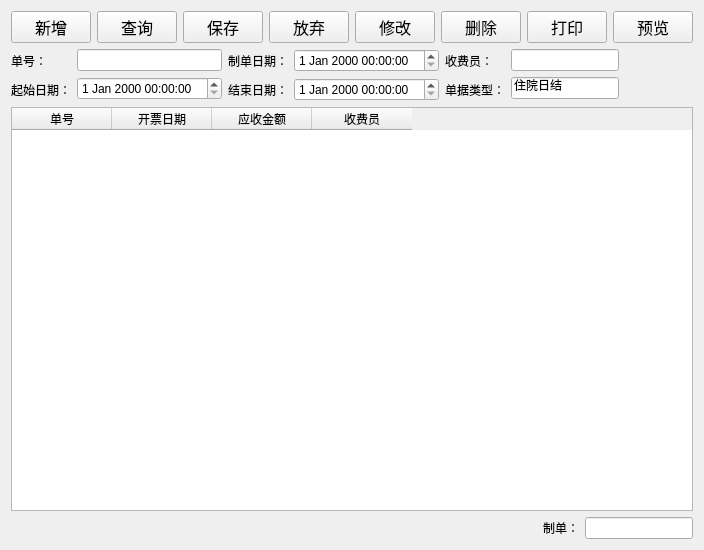
<?xml version="1.0" encoding="UTF-8"?>
<ui version="4.0">
 <class>Hospitalisationdailyreport</class>
 <widget class="QWidget" name="Hospitalisationdailyreport">
  <property name="geometry">
   <rect>
    <x>0</x>
    <y>0</y>
    <width>668</width>
    <height>550</height>
   </rect>
  </property>
  <property name="windowTitle">
   <string>Hospitalisationdailyreport</string>
  </property>
  <layout class="QVBoxLayout" name="verticalLayout_7">
   <item>
    <layout class="QHBoxLayout" name="horizontalLayout_15">
     <item>
      <widget class="QPushButton" name="addButton">
       <property name="font">
        <font>
         <family>Agency FB</family>
         <pointsize>12</pointsize>
        </font>
       </property>
       <property name="text">
        <string>新增</string>
       </property>
      </widget>
     </item>
     <item>
      <widget class="QPushButton" name="dailyreportqueryButton">
       <property name="font">
        <font>
         <family>Agency FB</family>
         <pointsize>12</pointsize>
        </font>
       </property>
       <property name="text">
        <string>查询</string>
       </property>
      </widget>
     </item>
     <item>
      <widget class="QPushButton" name="saveButton">
       <property name="font">
        <font>
         <family>Agency FB</family>
         <pointsize>12</pointsize>
        </font>
       </property>
       <property name="text">
        <string>保存</string>
       </property>
      </widget>
     </item>
     <item>
      <widget class="QPushButton" name="discardButton">
       <property name="font">
        <font>
         <family>Agency FB</family>
         <pointsize>12</pointsize>
        </font>
       </property>
       <property name="text">
        <string>放弃</string>
       </property>
      </widget>
     </item>
     <item>
      <widget class="QPushButton" name="editButton">
       <property name="font">
        <font>
         <family>Agency FB</family>
         <pointsize>12</pointsize>
        </font>
       </property>
       <property name="text">
        <string>修改</string>
       </property>
      </widget>
     </item>
     <item>
      <widget class="QPushButton" name="deleteButton">
       <property name="font">
        <font>
         <family>Agency FB</family>
         <pointsize>12</pointsize>
        </font>
       </property>
       <property name="text">
        <string>删除</string>
       </property>
      </widget>
     </item>
     <item>
      <widget class="QPushButton" name="printButton">
       <property name="font">
        <font>
         <family>Agency FB</family>
         <pointsize>12</pointsize>
        </font>
       </property>
       <property name="text">
        <string>打印</string>
       </property>
      </widget>
     </item>
     <item>
      <widget class="QPushButton" name="previewButton">
       <property name="font">
        <font>
         <family>Agency FB</family>
         <pointsize>12</pointsize>
        </font>
       </property>
       <property name="text">
        <string>预览</string>
       </property>
      </widget>
     </item>
     <item>
      <spacer name="horizontalSpacer_7">
       <property name="orientation">
        <enum>Qt::Horizontal</enum>
       </property>
       <property name="sizeHint" stdset="0">
        <size>
         <width>40</width>
         <height>20</height>
        </size>
       </property>
      </spacer>
     </item>
    </layout>
   </item>
   <item>
    <layout class="QHBoxLayout" name="horizontalLayout">
     <item>
      <layout class="QVBoxLayout" name="verticalLayout">
       <item>
        <widget class="QLabel" name="label_9">
         <property name="text">
          <string>单号：</string>
         </property>
        </widget>
       </item>
       <item>
        <widget class="QLabel" name="label_12">
         <property name="text">
          <string>起始日期：</string>
         </property>
        </widget>
       </item>
      </layout>
     </item>
     <item>
      <layout class="QVBoxLayout" name="verticalLayout_2">
       <item>
        <widget class="QLineEdit" name="sheetNoEdit">
         <property name="maximumSize">
          <size>
           <width>160</width>
           <height>16777215</height>
          </size>
         </property>
        </widget>
       </item>
       <item>
        <widget class="QDateTimeEdit" name="startdateTimeEdit">
         <property name="maximumSize">
          <size>
           <width>160</width>
           <height>16777215</height>
          </size>
         </property>
        </widget>
       </item>
      </layout>
     </item>
     <item>
      <layout class="QVBoxLayout" name="verticalLayout_3">
       <item>
        <widget class="QLabel" name="label_10">
         <property name="text">
          <string>制单日期：</string>
         </property>
        </widget>
       </item>
       <item>
        <widget class="QLabel" name="label_13">
         <property name="text">
          <string>结束日期：</string>
         </property>
        </widget>
       </item>
      </layout>
     </item>
     <item>
      <layout class="QVBoxLayout" name="verticalLayout_4">
       <item>
        <widget class="QDateTimeEdit" name="makedateTimeEdit">
         <property name="maximumSize">
          <size>
           <width>160</width>
           <height>16777215</height>
          </size>
         </property>
        </widget>
       </item>
       <item>
        <widget class="QDateTimeEdit" name="endateTimeEdit">
         <property name="maximumSize">
          <size>
           <width>160</width>
           <height>16777215</height>
          </size>
         </property>
        </widget>
       </item>
      </layout>
     </item>
     <item>
      <layout class="QVBoxLayout" name="verticalLayout_5">
       <item>
        <widget class="QLabel" name="label_11">
         <property name="text">
          <string>收费员：</string>
         </property>
        </widget>
       </item>
       <item>
        <widget class="QLabel" name="label_14">
         <property name="text">
          <string>单据类型：</string>
         </property>
        </widget>
       </item>
      </layout>
     </item>
     <item>
      <layout class="QVBoxLayout" name="verticalLayout_6">
       <item>
        <widget class="QLineEdit" name="casherEdit">
         <property name="maximumSize">
          <size>
           <width>160</width>
           <height>16777215</height>
          </size>
         </property>
        </widget>
       </item>
       <item>
        <widget class="QLineEdit" name="lineEdit_8">
         <property name="maximumSize">
          <size>
           <width>160</width>
           <height>16777215</height>
          </size>
         </property>
         <property name="text">
          <string>住院日结</string>
         </property>
        </widget>
       </item>
      </layout>
     </item>
     <item>
      <spacer name="horizontalSpacer">
       <property name="orientation">
        <enum>Qt::Horizontal</enum>
       </property>
       <property name="sizeHint" stdset="0">
        <size>
         <width>40</width>
         <height>20</height>
        </size>
       </property>
      </spacer>
     </item>
    </layout>
   </item>
   <item>
    <widget class="QTableWidget" name="dailyreporttableWidget">
     <column>
      <property name="text">
       <string>单号</string>
      </property>
     </column>
     <column>
      <property name="text">
       <string>开票日期</string>
      </property>
     </column>
     <column>
      <property name="text">
       <string>应收金额</string>
      </property>
     </column>
     <column>
      <property name="text">
       <string>收费员</string>
      </property>
     </column>
    </widget>
   </item>
   <item>
    <layout class="QHBoxLayout" name="horizontalLayout_10">
     <item>
      <spacer name="horizontalSpacer_5">
       <property name="orientation">
        <enum>Qt::Horizontal</enum>
       </property>
       <property name="sizeHint" stdset="0">
        <size>
         <width>40</width>
         <height>20</height>
        </size>
       </property>
      </spacer>
     </item>
     <item>
      <widget class="QLabel" name="label_8">
       <property name="text">
        <string>制单：</string>
       </property>
      </widget>
     </item>
     <item>
      <widget class="QLineEdit" name="sheetmakerEdit">
       <property name="sizePolicy">
        <sizepolicy hsizetype="Fixed" vsizetype="Fixed">
         <horstretch>0</horstretch>
         <verstretch>0</verstretch>
        </sizepolicy>
       </property>
      </widget>
     </item>
    </layout>
   </item>
  </layout>
 </widget>
 <layoutdefault spacing="6" margin="11"/>
 <resources/>
 <connections/>
</ui>
